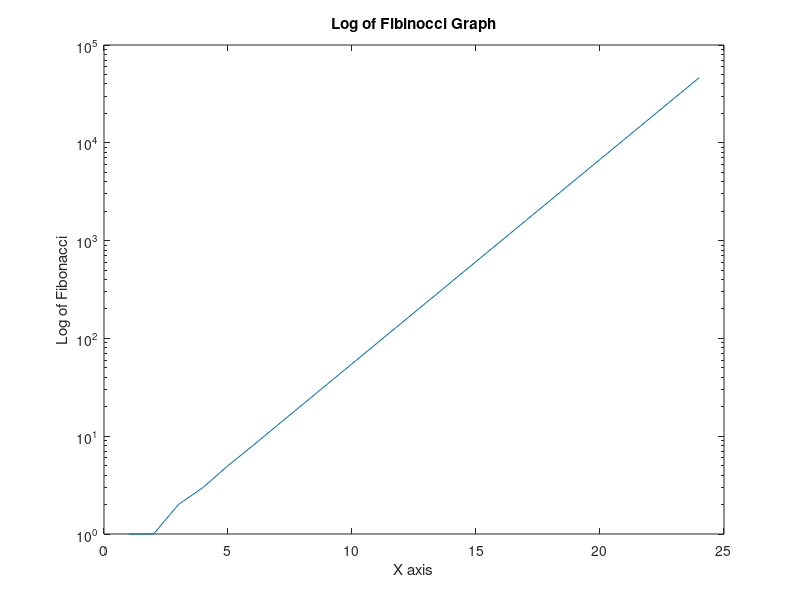

Write MATLAB code to recreate this figure.
F = [0 1];
for i=1:1:23
    F = [F, F(i)+F(i+1)];
end

x = 1:1:24;
F(1) = [];
semilogy(x,F);
title('Log of Fibinocci Graph');
xlabel('X axis');
ylabel('Log of Fibonacci');